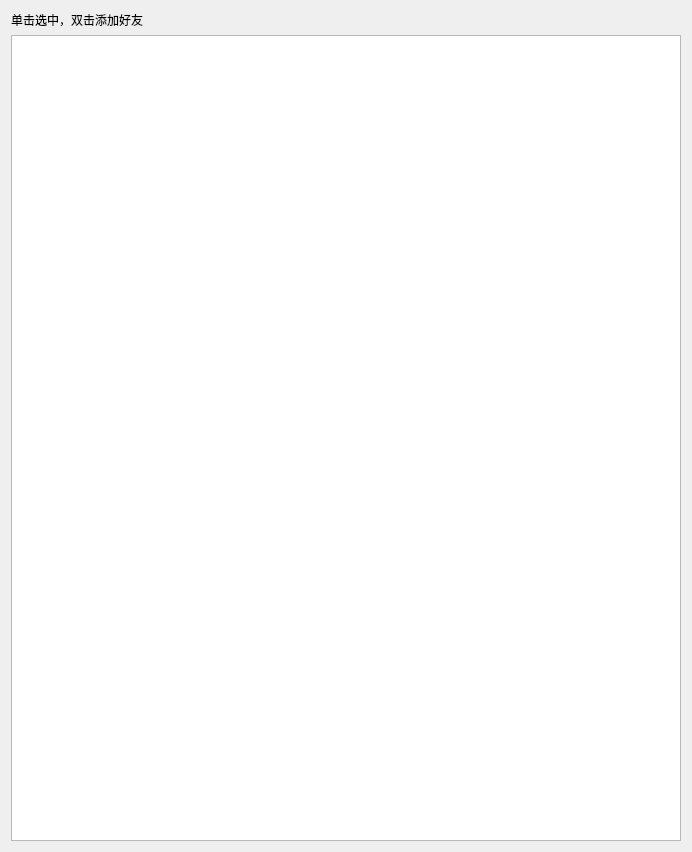
<?xml version="1.0" encoding="UTF-8"?>
<ui version="4.0">
 <class>OnlineUser</class>
 <widget class="QWidget" name="OnlineUser">
  <property name="geometry">
   <rect>
    <x>0</x>
    <y>0</y>
    <width>692</width>
    <height>852</height>
   </rect>
  </property>
  <property name="windowTitle">
   <string>在线用户</string>
  </property>
  <property name="windowIcon">
   <iconset resource="config.qrc">
    <normaloff>:/online.png</normaloff>:/online.png</iconset>
  </property>
  <layout class="QVBoxLayout" name="verticalLayout">
   <item>
    <widget class="QLabel" name="hintLabel">
     <property name="text">
      <string>单击选中，双击添加好友</string>
     </property>
     <property name="wordWrap">
      <bool>true</bool>
     </property>
    </widget>
   </item>
   <item>
    <widget class="QListWidget" name="listWidget"/>
   </item>
  </layout>
 </widget>
 <resources>
  <include location="config.qrc"/>
 </resources>
 <connections/>
</ui>
